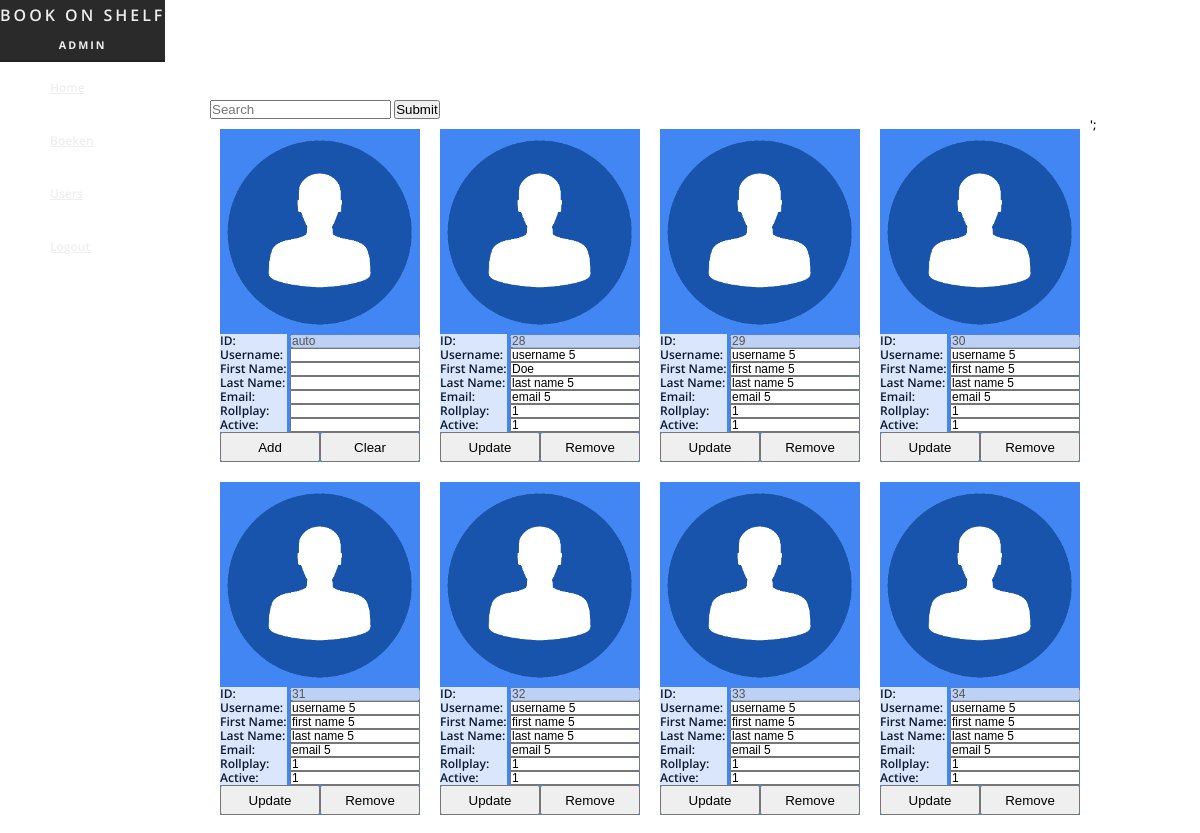
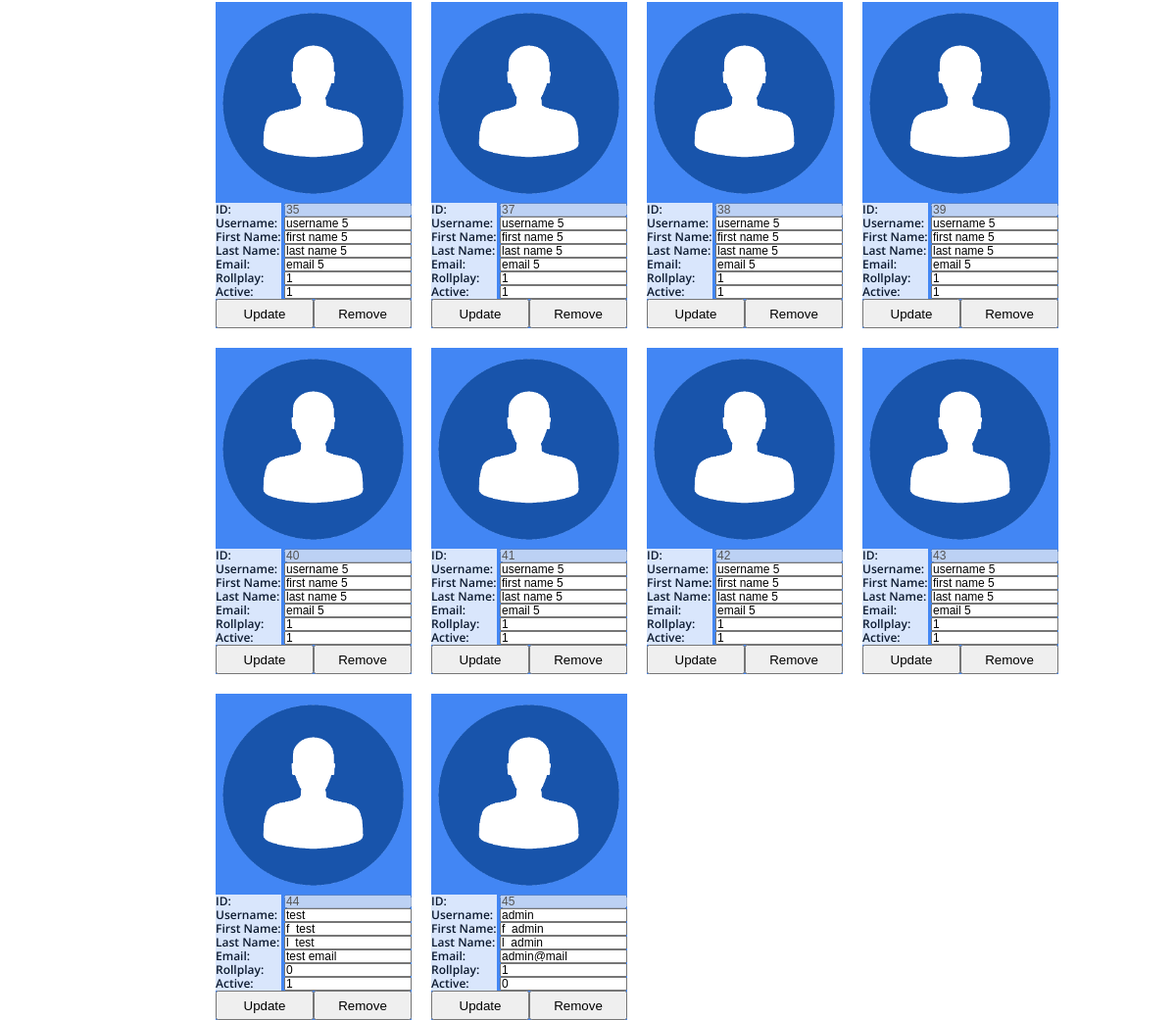
Page /Code/index.php?page=users (signed in) on the committed database (2 pictures, top to bottom).
### tables this page shows
CREATE TABLE `users` (
  `user_id` int(11) NOT NULL,
  `username` varchar(32) NOT NULL,
  `password` varchar(32) NOT NULL,
  `first_name` varchar(32) NOT NULL,
  `last_name` varchar(32) NOT NULL,
  `email` varchar(1024) NOT NULL,
  `admin` tinyint(1) NOT NULL,
  `active` int(11) NOT NULL DEFAULT '0'
);

### Code/php/admin/users_manage.php (the view, shortened to what this page needs)
<?php
$con=mysqli_connect("127.0.0.1","root","","bookonshelf");
$result = mysqli_query($con,"SELECT * FROM users");
while($row = mysqli_fetch_array($result))
{
      echo '
      <div id="user">
              <img src="images/Profile.png" alt="Book img">
              <div class="subject">
                <p>   ID:
                </br> Username:
                </br> First Name:
                </br> Last Name:
                </br> Email:
                </br> Rollplay:
                </br> Active:
                </p>
              </div>
              <div class="result">
                <form action="php/admin/remove_user.php?id=9" method="post">
                  <input type="text" name="user_id" value=' . $row['user_id'] . ' disabled>
                  <input type="text" name="user_username" value="' . $row['username'] . '">
                  <input type="text" name="user_firstname" value="' . $row['first_name'] . '">
                  <input type="text" name="user_lastname" value="' . $row['last_name'] . '">
                  <input type="text" name="user_email" value="' . $row['email'] . '">
                  <input type="text" name="user_admin" value=' . $row['admin'] . '>
                  <input type="text" name="user_active" value=' . $row['active'] . '>
                  </div>
                  <button type="submit" name="update" formaction="php/admin/update_user.php?id="'. $row['user_id'] .'>Update</button>
                  <button type="submit" name="delete" formaction="php/admin/remove_user.php?id='. $row['user_id'] .'">Remove</button>
                </form>
            </div>';
}
?>

### Code/css/style.css (style rules this page uses)
*, *:before, *:after { margin: 0; padding: 0; box-sizing: border-box; }
html { margin: 0; height: 100%; width: 100%; }
body { font: 600 12px/1 'Open Sans', sans-serif; margin: 0 auto; min-height: 100%; padding: 0; background: url(image.jpg); background-size: cover; background-position: center; background-image: url("../images/dark.jpg"); background-repeat: no-repeat; background-position: right top; background-attachment: fixed; }
#user { margin: 10px 10px 10px 10px; float: left; width: 200px; background: #4286f4; }
#user img { width:200px; }
#user p { background: #fff; opacity: 0.8; float: left; line-height: 14px; height: 98px; }
#user input { width: 130px; height: 14px; float: right; font-size: 12px; }
#user button { width: 50%; height: 30px; float: left; }

### rows in the picture
users: user_id "28", user_username "username 5", user_firstname "Doe", user_lastname "last name 5", user_email "email 5", user_admin "1", user_active "1"
users: user_id "29", user_username "username 5", user_firstname "first name 5", user_lastname "last name 5", user_email "email 5", user_admin "1", user_active "1"
users: user_id "30", user_username "username 5", user_firstname "first name 5", user_lastname "last name 5", user_email "email 5", user_admin "1", user_active "1"
users: user_id "31", user_username "username 5", user_firstname "first name 5", user_lastname "last name 5", user_email "email 5", user_admin "1", user_active "1"
users: user_id "32", user_username "username 5", user_firstname "first name 5", user_lastname "last name 5", user_email "email 5", user_admin "1", user_active "1"
users: user_id "33", user_username "username 5", user_firstname "first name 5", user_lastname "last name 5", user_email "email 5", user_admin "1", user_active "1"
users: user_id "34", user_username "username 5", user_firstname "first name 5", user_lastname "last name 5", user_email "email 5", user_admin "1", user_active "1"
users: user_id "35", user_username "username 5", user_firstname "first name 5", user_lastname "last name 5", user_email "email 5", user_admin "1", user_active "1"
users: user_id "37", user_username "username 5", user_firstname "first name 5", user_lastname "last name 5", user_email "email 5", user_admin "1", user_active "1"
users: user_id "38", user_username "username 5", user_firstname "first name 5", user_lastname "last name 5", user_email "email 5", user_admin "1", user_active "1"
users: user_id "39", user_username "username 5", user_firstname "first name 5", user_lastname "last name 5", user_email "email 5", user_admin "1", user_active "1"
users: user_id "40", user_username "username 5", user_firstname "first name 5", user_lastname "last name 5", user_email "email 5", user_admin "1", user_active "1"
users: user_id "41", user_username "username 5", user_firstname "first name 5", user_lastname "last name 5", user_email "email 5", user_admin "1", user_active "1"
users: user_id "42", user_username "username 5", user_firstname "first name 5", user_lastname "last name 5", user_email "email 5", user_admin "1", user_active "1"
users: user_id "43", user_username "username 5", user_firstname "first name 5", user_lastname "last name 5", user_email "email 5", user_admin "1", user_active "1"
users: user_id "44", user_username "test", user_firstname "f_test", user_lastname "l_test", user_email "test email", user_admin "0", user_active "1"
users: user_id "45", user_username "admin", user_firstname "f_admin", user_lastname "l_admin", user_email "admin@mail", user_admin "1", user_active "0"
